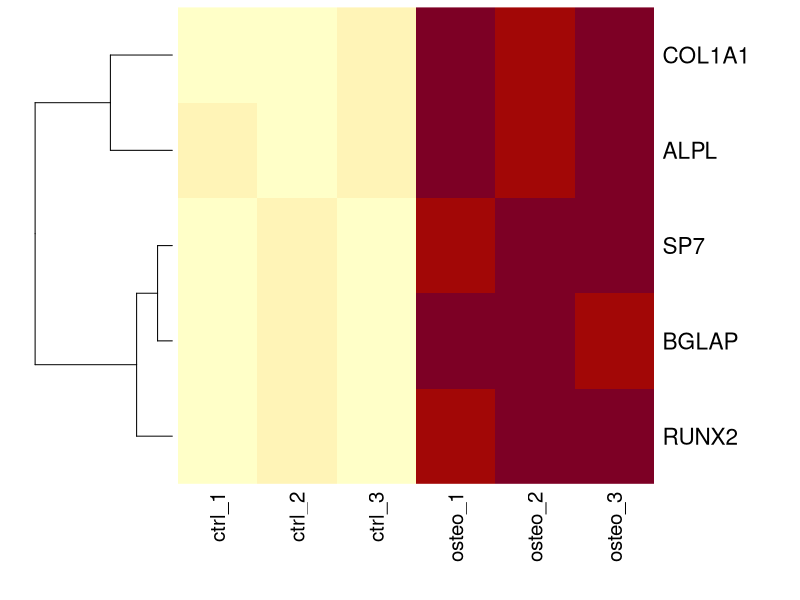

Generate this figure with R:
## ---- chunk 1
gene <- "RUNX2"        # texto (character)
expressao <- 250.4     # número (numeric)
codificante <- TRUE    # lógico (logical)

class(gene)
class(codificante)
## ---- chunk 2
genes <- c("RUNX2", "SP7", "ALPL", "COL1A1", "BGLAP")
expressao <- c(250, 80, 1320, 15400, 45)

genes
expressao
## ---- chunk 3
class(genes)
class(expressao)

fator_transcricao <- c(TRUE, TRUE, FALSE, FALSE, FALSE)
class(fator_transcricao)
## ---- chunk 4
cromossomos <- c(1, 6, 12, 17, "X")
cromossomos
class(cromossomos)
## ---- chunk 5
log2(expressao + 1)

expressao / sum(expressao) * 100     # % que cada gene representa do total

expressao > 100
## ---- chunk 6
length(expressao)
sum(expressao)
mean(expressao)
median(expressao)
range(expressao)
sort(expressao, decreasing = TRUE)
## ---- chunk 7
genes[1]                   # por posição
genes[c(1, 3)]             # várias posições
genes[-1]                  # todos, menos o primeiro
genes[expressao > 100]     # por condição lógica
## ---- chunk 8
names(expressao) <- genes
expressao

expressao["COL1A1"]
expressao[c("RUNX2", "SP7")]
## ---- chunk 9
meus_genes <- c("SP7", "TP53", "BGLAP")
meus_genes %in% genes            # quais dos meus genes estão no experimento?

which(expressao > 1000)          # em que posição estão os mais expressos?

bases <- c("A", "T", "G", "G", "C", "C", "C", "T", "G", "T")
table(bases)                     # quantas vezes cada base aparece?
mean(bases %in% c("G", "C"))     # conteúdo GC
## ---- chunk 10
1:6
seq(from = 0, to = 21, by = 7)                    # dias de coleta
rep(c("controle", "osteogenico"), each = 3)       # grupos experimentais
## ---- chunk 11
ct <- c(24.1, 23.8, NA, 25.0)      # Ct de qPCR: um poço não amplificou
mean(ct)
mean(ct, na.rm = TRUE)          # na.rm = remova os NA antes de calcular
is.na(ct)
## ---- chunk 12
condicao <- rep(c("controle", "osteogenico"), each = 3)
condicao <- factor(condicao, levels = c("controle", "osteogenico"))

condicao
table(condicao)
## ---- chunk 13
contagens <- matrix(
  c(  250,   310,   280,   890,  1020,   950,
       80,    95,    70,   400,   460,   510,
     1320,  1100,  1250,  5200,  4800,  5600,
    15400, 14900, 16100, 31000, 29500, 33000,
       45,    60,    38,   720,   810,   690),
  nrow = 5, byrow = TRUE,
  dimnames = list(genes, c("ctrl_1", "ctrl_2", "ctrl_3", "osteo_1", "osteo_2", "osteo_3"))
)
## ---- chunk 14
contagens

dim(contagens)
rownames(contagens)
colnames(contagens)
## ---- chunk 15
contagens["RUNX2", ]              # um gene, todas as amostras
contagens[, "osteo_1"]            # todos os genes, uma amostra
contagens[c("SP7", "BGLAP"), 4:6] # um pedaço da matriz
## ---- chunk 16
colSums(contagens)                # tamanho da biblioteca de cada amostra
rowMeans(contagens)               # expressão média de cada gene
round(log2(contagens + 1), 1)     # a matriz inteira de uma vez
## ---- chunk 17
#| fig-width: 9
#| fig-height: 4
#| fig-align: center
heatmap(log2(contagens + 1), scale = "row", Colv = NA, margins = c(7, 7))
